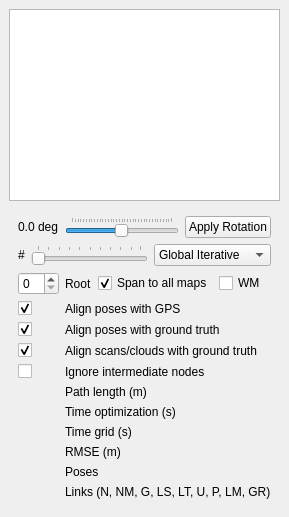
  <widget class="QDockWidget" name="dockWidget_graphView">
   <property name="windowTitle">
    <string>Graph view</string>
   </property>
   <attribute name="dockWidgetArea">
    <number>1</number>
   </attribute>
   <widget class="QWidget" name="dockWidget_graphContents">
    <layout class="QVBoxLayout" name="verticalLayout_9">
     <item>
      <widget class="rtabmap::GraphViewer" name="graphViewer"/>
     </item>
     <item>
      <widget class="QWidget" name="widget_graphControl">
       <layout class="QVBoxLayout" name="verticalLayout_91">
        <item>
          <layout class="QHBoxLayout" name="horizontalLayout_15">
          <item>
            <widget class="QLabel" name="label_rotation">
            <property name="text">
              <string>0.0 deg</string>
            </property>
            </widget>
          </item>
          <item>
            <widget class="QSlider" name="horizontalSlider_rotation">
            <property name="focusPolicy">
              <enum>Qt::ClickFocus</enum>
            </property>
            <property name="minimum">
              <number>-1799</number>
            </property>
            <property name="maximum">
              <number>1800</number>
            </property>
            <property name="sliderPosition">
              <number>0</number>
            </property>
            <property name="orientation">
              <enum>Qt::Horizontal</enum>
            </property>
            <property name="tickPosition">
              <enum>QSlider::TicksAbove</enum>
            </property>
            <property name="tickInterval">
              <number>100</number>
            </property>
            </widget>
          </item>
          <item>
            <widget class="QPushButton" name="pushButton_applyRotation">
            <property name="toolTip">
              <string>&lt;html&gt;&lt;head/&gt;&lt;body&gt;&lt;p&gt;The rotation will be applied temporary to optimized global graph. To save it to database, do File-&amp;gt;&amp;quot;Regenerate optimized 2D map...&amp;quot;.&lt;/p&gt;&lt;/body&gt;&lt;/html&gt;</string>
            </property>
            <property name="text">
              <string>Apply Rotation</string>
            </property>
            </widget>
          </item>
          </layout>
        </item>
        <item>
          <layout class="QHBoxLayout" name="horizontalLayout_4">
          <item>
            <widget class="QLabel" name="label_iterations">
            <property name="text">
              <string>#</string>
            </property>
            </widget>
          </item>
          <item>
            <widget class="QSlider" name="horizontalSlider_iterations">
            <property name="focusPolicy">
              <enum>Qt::ClickFocus</enum>
            </property>
            <property name="orientation">
              <enum>Qt::Horizontal</enum>
            </property>
            <property name="tickPosition">
              <enum>QSlider::TicksAbove</enum>
            </property>
            </widget>
          </item>
          <item>
            <widget class="QComboBox" name="comboBox_optimizationFlavor">
            <property name="sizeAdjustPolicy">
              <enum>QComboBox::AdjustToContents</enum>
            </property>
            <item>
              <property name="text">
              <string>Global Iterative</string>
              </property>
            </item>
            <item>
              <property name="text">
              <string>Global Full</string>
              </property>
            </item>
            <item>
              <property name="text">
              <string>Local Optimized</string>
              </property>
            </item>
            </widget>
          </item>
          </layout>
        </item>
        <item>
          <layout class="QGridLayout" name="gridLayout_5" columnstretch="0,1">
          <item row="2" column="1">
            <widget class="QLabel" name="label_alignPosesWithGroundTruth">
            <property name="text">
              <string>Align poses with ground truth</string>
            </property>
            <property name="wordWrap">
              <bool>true</bool>
            </property>
            </widget>
          </item>
          <item row="4" column="0">
            <widget class="QCheckBox" name="checkBox_ignoreIntermediateNodes">
            <property name="text">
              <string/>
            </property>
            <property name="checked">
              <bool>false</bool>
            </property>
            </widget>
          </item>
          <item row="0" column="1">
            <layout class="QHBoxLayout" name="horizontalLayout_7" stretch="0,0,1">
            <item>
              <widget class="QLabel" name="label_optimizeFrom">
              <property name="text">
                <string>Root</string>
              </property>
              </widget>
            </item>
            <item>
              <widget class="QCheckBox" name="checkBox_spanAllMaps">
              <property name="text">
                <string>Span to all maps</string>
              </property>
              <property name="checked">
                <bool>true</bool>
              </property>
              </widget>
            </item>
            <item>
              <widget class="QCheckBox" name="checkBox_wmState">
              <property name="text">
                <string>WM</string>
              </property>
              </widget>
            </item>
            </layout>
          </item>
          <item row="7" column="1">
            <widget class="QLabel" name="label_45">
            <property name="text">
              <string>Time grid (s)</string>
            </property>
            </widget>
          </item>
          <item row="8" column="1">
            <widget class="QLabel" name="label_rmse_title">
            <property name="text">
              <string>RMSE (m)</string>
            </property>
            </widget>
          </item>
          <item row="3" column="0">
            <widget class="QCheckBox" name="checkBox_alignScansCloudsWithGroundTruth">
            <property name="text">
              <string/>
            </property>
            <property name="checked">
              <bool>true</bool>
            </property>
            </widget>
          </item>
          <item row="9" column="0">
            <widget class="QLabel" name="label_poses">
            <property name="text">
              <string/>
            </property>
            <property name="textInteractionFlags">
              <set>Qt::LinksAccessibleByMouse|Qt::TextSelectableByMouse</set>
            </property>
            </widget>
          </item>
          <item row="6" column="0">
            <widget class="QLabel" name="label_timeOptimization">
            <property name="text">
              <string/>
            </property>
            <property name="textInteractionFlags">
              <set>Qt::LinksAccessibleByMouse|Qt::TextSelectableByMouse</set>
            </property>
            </widget>
          </item>
          <item row="3" column="1">
            <widget class="QLabel" name="label_alignScansCloudsWithGroundTruth">
            <property name="text">
              <string>Align scans/clouds with ground truth</string>
            </property>
            <property name="wordWrap">
              <bool>true</bool>
            </property>
            </widget>
          </item>
          <item row="8" column="0">
            <widget class="QLabel" name="label_rmse">
            <property name="text">
              <string/>
            </property>
            <property name="textInteractionFlags">
              <set>Qt::LinksAccessibleByMouse|Qt::TextSelectableByMouse</set>
            </property>
            </widget>
          </item>
          <item row="7" column="0">
            <widget class="QLabel" name="label_timeGrid">
            <property name="text">
              <string/>
            </property>
            <property name="textInteractionFlags">
              <set>Qt::LinksAccessibleByMouse|Qt::TextSelectableByMouse</set>
            </property>
            </widget>
          </item>
          <item row="10" column="1">
            <widget class="QLabel" name="label_41">
            <property name="toolTip">
              <string>&lt;html&gt;&lt;head/&gt;&lt;body&gt;&lt;p&gt;N: Neighbor&lt;/p&gt;&lt;p&gt;NM: Neighbor Merged&lt;/p&gt;&lt;p&gt;G: Global&lt;/p&gt;&lt;p&gt;LS: Local by Space (Proximity)&lt;/p&gt;&lt;p&gt;LT: Local by Time (Proximity)&lt;/p&gt;&lt;p&gt;U: User&lt;/p&gt;&lt;p&gt;P: Prior&lt;/p&gt;&lt;p&gt;LM: Landmark&lt;/p&gt;&lt;p&gt;GR: Gravity&lt;/p&gt;&lt;/body&gt;&lt;/html&gt;</string>
            </property>
            <property name="text">
              <string>Links (N, NM, G, LS, LT, U, P, LM, GR)</string>
            </property>
            </widget>
          </item>
          <item row="5" column="1">
            <widget class="QLabel" name="label_10">
            <property name="text">
              <string>Path length (m)</string>
            </property>
            </widget>
          </item>
          <item row="9" column="1">
            <widget class="QLabel" name="label_52">
            <property name="text">
              <string>Poses</string>
            </property>
            </widget>
          </item>
          <item row="5" column="0">
            <widget class="QLabel" name="label_pathLength">
            <property name="text">
              <string/>
            </property>
            <property name="textInteractionFlags">
              <set>Qt::LinksAccessibleByMouse|Qt::TextSelectableByMouse</set>
            </property>
            </widget>
          </item>
          <item row="0" column="0">
            <widget class="QSpinBox" name="spinBox_optimizationsFrom"/>
          </item>
          <item row="10" column="0">
            <widget class="QLabel" name="label_loopClosures">
            <property name="text">
              <string/>
            </property>
            <property name="textInteractionFlags">
              <set>Qt::LinksAccessibleByMouse|Qt::TextSelectableByMouse</set>
            </property>
            </widget>
          </item>
          <item row="4" column="1">
            <widget class="QLabel" name="label_ignoreINtermediateNdoes">
            <property name="text">
              <string>Ignore intermediate nodes</string>
            </property>
            <property name="wordWrap">
              <bool>true</bool>
            </property>
            </widget>
          </item>
          <item row="6" column="1">
            <widget class="QLabel" name="label_39">
            <property name="text">
              <string>Time optimization (s)</string>
            </property>
            </widget>
          </item>
          <item row="2" column="0">
            <widget class="QCheckBox" name="checkBox_alignPosesWithGroundTruth">
            <property name="text">
              <string/>
            </property>
            <property name="checked">
              <bool>true</bool>
            </property>
            </widget>
          </item>
          <item row="1" column="1">
            <widget class="QLabel" name="label_alignPosesWithGPS">
            <property name="text">
              <string>Align poses with GPS</string>
            </property>
            <property name="wordWrap">
              <bool>true</bool>
            </property>
            </widget>
          </item>
          <item row="1" column="0">
            <widget class="QCheckBox" name="checkBox_alignPosesWithGPS">
            <property name="text">
              <string/>
            </property>
            <property name="checked">
              <bool>true</bool>
            </property>
            </widget>
          </item>
          </layout>
        </item>
       </layout>
      </widget>       
     </item>
    </layout>
   </widget>
  </widget>
